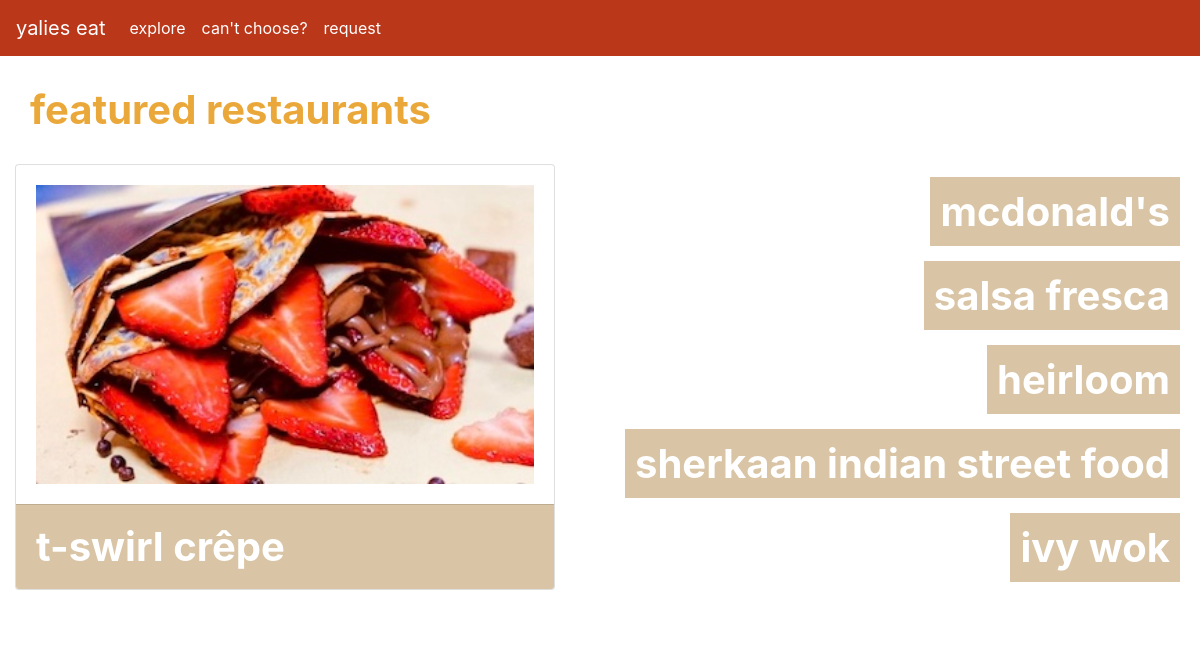
The page / on the database its author committed.
### tables this page shows
CREATE TABLE "restaurants" (
	"id"	INTEGER,
	"restaurant"	TEXT,
	"number"	TEXT,
	"address"	TEXT,
	"monday"	TEXT,
	"tuesday"	TEXT,
	"wednesday"	TEXT,
	"thursday"	TEXT,
	"friday"	TEXT,
	"saturday"	TEXT,
	"sunday"	TEXT,
	"menu"	TEXT,
	"menu1"	TEXT,
	"menu2"	TEXT,
	"menu3"	TEXT,
	"menu4"	TEXT,
	"menu5"	TEXT,
	"delivery"	TEXT,
	"pickup"	TEXT,
	"deliveryweb"	TEXT,
	"pickupweb"	TEXT,
	"website"	TEXT,
	"fastfood"	TEXT,
	"dessert"	TEXT,
	"mexican"	TEXT,
	"asian"	,
	"pizza"	TEXT,
	"healthy"	TEXT,
	"breakfast"	TEXT,
	"indian"	TEXT,
	PRIMARY KEY("id")
);

### app.py (the view)
@app.route("/")
def home():
    if request.method == "GET":
        feat = 3
        featdb = db.execute("SELECT * FROM restaurants WHERE id=?", feat)
        featid = db.execute("SELECT id FROM restaurants WHERE id=?", feat)
        featid = featid[0]["id"]
        restdb = db.execute("SELECT * FROM restaurants WHERE id=? OR id=? OR id=? OR id=? OR id=?", 1, 7, 8, 12, 9)
        restid = db.execute("SELECT id FROM restaurants WHERE id=? OR id=? OR id=? OR id=? OR id=?", 1, 7, 8, 12, 9 )
        restid = restid[0]["id"]
        return render_template("home.html", restdb=restdb, restid=restid, featdb=featdb, featid=featid)
    else:
        return render_template("home.html")

### templates/home.html (shortened to what this page needs)
{% extends "layout.html" %}
{% block main %}
<body>
  <h class="mainfeatured">
    featured restaurants
  </h>
  <br>
  <br>
  <div class="row">
    <div class="column left" style="width: 50vw">
      {% for featid in featdb %}
      <div class="card" style="margin: 30px; margin-top: 0">
        <div class="card-body">
          <a href="{{ featid.website }}">
            <img class="d-block w-100" id="featimage" src="/static/images/{{ featid.restaurant }}/1.jpg" alt="First slide" style="width: 50vw">
          </a>
        </div>
        <div class="card-footer" style= "font-size: 40px; font-weight: bold; background-color:#d9c5a5; color: white; text-align: left">
              {{ featid. restaurant }}
        </div>
      </div>
      {% endfor %}
    </div>
    <br>
    <div class="column right" style="width: 50vw; text-align: right; margin: auto">
      {% for restid in restdb %}
      <a href="{{ restid.website }}" class="featured" style="margin: 20px;">{{ restid.restaurant }}</a>
      <br>
      <br>
      {% endfor %}
    </div>
  </div>
</body>
{% endblock %}

### static/styles.css (style rules this page uses)
.mainfeatured { font-size: 40px; font-weight: bold; margin: 30px; color: #EBA83A }
.featured { background-color: #d9c5a5; color: white; padding: 10px; font-size: 40px; font-weight: bold; }
.column { display: table-cell; vertical-align: middle; }
.left { width: 35%; }
.right { width: 25%; }
.row:after { content: ""; display: table; clear: both; }
:root { --hue-neutral: 200 }

### rows shown on the page
restaurants: restaurant (picture), restaurant "t-swirl crêpe"
restaurants: restaurant "mcdonald's"
restaurants: restaurant "salsa fresca"
restaurants: restaurant "heirloom"
restaurants: restaurant "sherkaan indian street food"
restaurants: restaurant "ivy wok"
